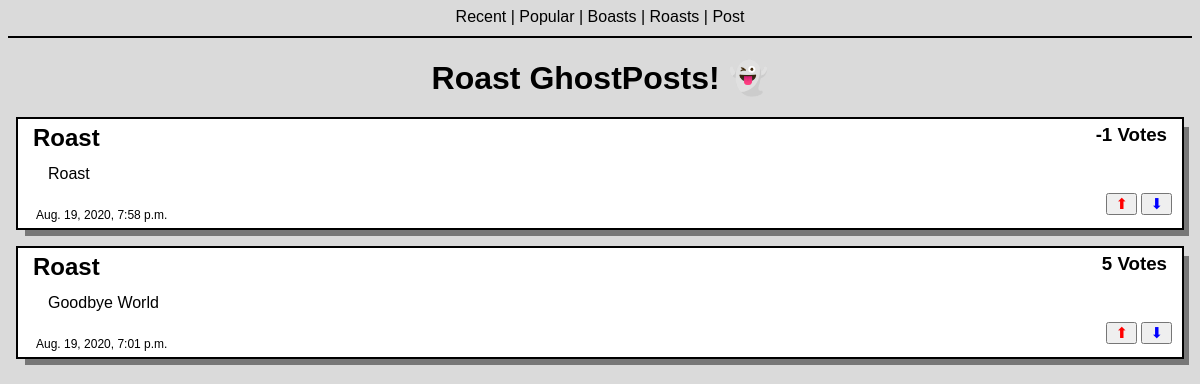
The app's page /roasts/ with its own data.
### ghostpost_app/models.py (models this page shows)
class BoastRoast(models.Model):
    boast_or_roast = ((True, "Boast"), (False, "Roast"))
    choices = models.BooleanField(choices=boast_or_roast, default=True)
    user_post = models.CharField(max_length=280, default="")
    timeposted = models.DateTimeField(default=timezone.now)
    upvotes = models.IntegerField(default=0)
    downvotes = models.IntegerField(default=0)
    @property
    def totalvotes(self):
        return self.upvotes - self.downvotes

### ghostpost_app/views.py (the view)
# urls.py: path("roasts/", views.roast_view, name="roasts"),
def roast_view(request):
    roast = models.BoastRoast.objects.all().order_by("-timeposted")
    return render(
        request, "roasts.html", {"headline": "Roast GhostPosts!", "roast": roast}
    )

### templates/roasts.html (shortened to what this page needs)
<!DOCTYPE html>
<html lang="en">
    <head>
        {% load static %}
        <link rel="stylesheet" href="{% static 'css/styles.css' %}" />
    </head>
    <body>
        <div id="nav">
            <a id="links" href="/">Recent</a> |
            <a id="links" href="/sortbyvotes/">Popular</a> |
            <a id="links" href="/boasts/">Boasts</a> |
            <a id="links" href="/roasts/">Roasts</a> |
            <a id="links" href="/create_post/">Post</a>
        </div>
        <h1 id="headline">{{ headline }} &#128123;</h1>
        {% for posts in roast %} {% if not posts.choices %}
        <div id="card">
            <h2 id="boast-or-roast">Roast</h2>
            <h3 id="vote-count">
                {{ posts.totalvotes }} Votes
            </h3>
            <br />
            <br />
            <div id="post">{{ posts.user_post }}</div>
            <div id="bottom-elements">
                <div id="date">
                    {{ posts.timeposted }}
                </div>
                <div id="vote-buttons">
                    <button id="upvote">
                        <a id="icon" href="/upvotes/{{posts.id}}">&#11014;</a>
                    </button>
                    <button id="downvote">
                        <a id="icon" href="/downvotes/{{posts.id}}">&#11015;</a>
                    </button>
                </div>
            </div>
        </div>
        {% endif %} {% endfor %}
    </body>
</html>

### static/css/styles.css (style rules this page uses)
body { font-family: arial; background-color: #dadada; }
#nav { border-bottom: 2px solid #000000; align-content: space-around; padding-bottom: 10px; text-align: center; }
#links { color: #000000; text-decoration: none; }
#headline { text-align: center; padding-left: 10px; padding-right: 10px; }
#card { outline: 2px solid #000000; padding-left: 10px; padding-right: 10px; padding-bottom: 10px; margin: 10px; margin-bottom: 20px; box-shadow: 7px 8px #777777; background-color: #ffffff; }
#boast-or-roast { text-align: left; float: left; margin: 5px; }
#vote-count { text-align: right; float: right; margin: 5px; }
#post { margin-top: 10px; margin-right: 20px; margin-bottom: 10px; margin-left: 20px; }
#bottom-elements { padding-bottom: 25px; }
#date { font-size: 12px; text-align: left; float: left; margin-top: 15px; padding-left: 8px; }
#vote-buttons { text-align: right; float: right; }
#upvote { font-size: 15px; color: transparent; text-shadow: 0 0 0 #ff0000; padding: 0px; }
#downvote { font-size: 15px; color: transparent; text-shadow: 0 0 0 #0000ff; padding: 0px; }
#icon { color: inherit; text-decoration: none; padding: 3px 7px; }

### records on screen
BoastRoast: totalvotes "-1", user_post "Roast", timeposted "Aug. 19, 2020, 7:58 p.m."
BoastRoast: totalvotes "5", user_post "Goodbye World", timeposted "Aug. 19, 2020, 7:01 p.m."

### other values on screen
{{ headline }} "Roast GhostPosts!"
